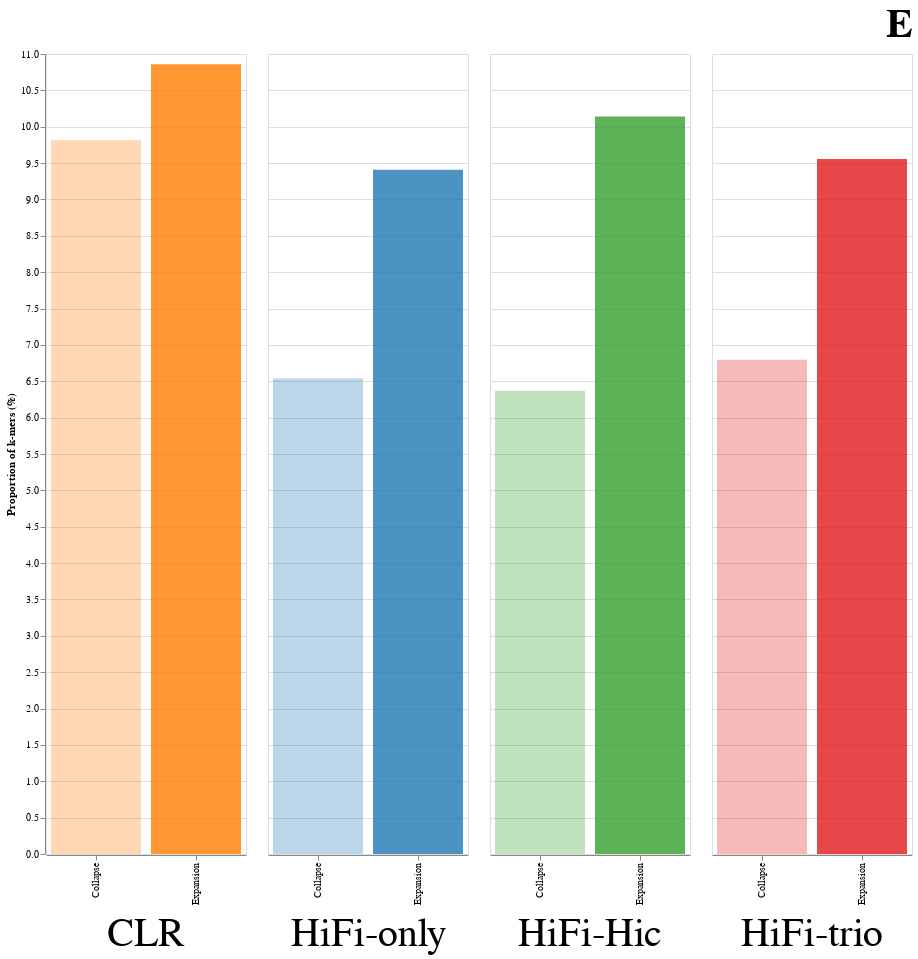

Notebook source saved alongside this figure:
### Code cell
panel_B_b = alt.Chart(exp_col,title='E').mark_bar(opacity=.7).encode(
    column=alt.Column('mode:N',header=alt.Header(orient="bottom",labelFontSize=40),title=None,
                      sort=['CLR', 'HiFi-only', 'HiFi-Hic', 'HiFi-trio']),
    x=alt.X('tp:N', title=None),
    y=alt.Y('prct',title="Proportion of k-mers (%)"),
    color=alt.Color(
                'mode', 
                scale=alt.Scale(
                    domain=modes_byung,
                    range=colors_byung,
                ),
        legend=None
            ),
    opacity=alt.Opacity('tp:N',title=None,legend=None),
).properties(
    width=800,
    height=800,
).properties(width=200,
             title = alt.TitleParams(text = 'E', 
            fontSize=40,
            font='Arial',
            anchor='end',
            color='black',
            dx=-1,
            #dy=96,
                                    ))

panel_B_b

### Figure 1 — Vega-Lite specification as saved in the notebook (floating-point values rounded to 4 significant figures)
{"config": {"view": {"continuousWidth": 400, "continuousHeight": 300}}, "data": {"name": "data-e572fcaf769750c257ab4f9a7018260a"}, "mark": {"type": "bar", "opacity": 0.7}, "encoding": {"color": {"field": "mode", "legend": null, "scale": {"domain": ["HiFi-only", "HiFi-Hic", "HiFi-trio", "CLR"], "range": ["#1f78b4", "#33a02c", "#e31a1c", "#ff7f00"]}, "type": "nominal"}, "column": {"field": "mode", "header": {"labelFontSize": 40, "orient": "bottom"}, "sort": ["CLR", "HiFi-only", "HiFi-Hic", "HiFi-trio"], "title": null, "type": "nominal"}, "opacity": {"field": "tp", "legend": null, "title": null, "type": "nominal"}, "x": {"field": "tp", "title": null, "type": "nominal"}, "y": {"field": "prct", "title": "Proportion of k-mers (%)", "type": "quantitative"}}, "height": 800, "title": {"text": "E", "anchor": "end", "color": "black", "dx": -1, "font": "Arial", "fontSize": 40}, "width": 200, "$schema": "https://vega.github.io/schema/vega-lite/v4.17.0.json", "datasets": {"data-e572fcaf769750c257ab4f9a7018260a": [{"mode": "CLR", "prct": 10.86, "tp": "Expansion"}, {"mode": "HiFi-only", "prct": 9.408, "tp": "Expansion"}, {"mode": "HiFi-Hic", "prct": 10.14, "tp": "Expansion"}, {"mode": "HiFi-trio", "prct": 9.558, "tp": "Expansion"}, {"mode": "CLR", "prct": 9.815, "tp": "Collapse"}, {"mode": "HiFi-only", "prct": 6.539, "tp": "Collapse"}, {"mode": "HiFi-Hic", "prct": 6.371, "tp": "Collapse"}, {"mode": "HiFi-trio", "prct": 6.796, "tp": "Collapse"}]}}
